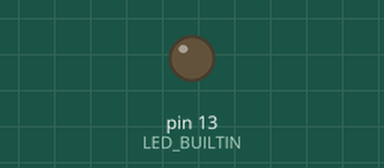
This sketch was run on a simulated Arduino Uno, built with avr-gcc and run on an emulated ATmega328P. Parts: output pins drawn as LEDs (lit = HIGH).

Above: at 0.5 s.
At 5.0 s:
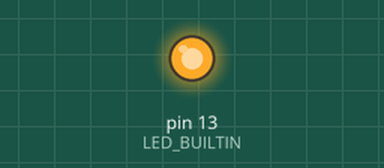
Timing chart, 0 to 6.9 s (numbered marks = the images above):
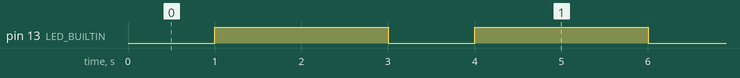

The sketch:

1_3_ESP8266_LED_Blink_With_Variables.ino
```cpp
/*
  ESP8266_LED_Blink_With_Variables - Piscar o LED Integrado no ESP8266 com Variáveis

  Este sketch faz o LED azul integrado no módulo ESP-01 piscar em um padrão específico usando variáveis para controlar os tempos de ligar e desligar.
  O LED azul no módulo ESP-01 está conectado ao GPIO1, que também é o pino TXD.
  Nota: Não podemos usar Serial.print() ao mesmo tempo que utilizamos o LED integrado.
*/

// Declaração das variáveis para controlar os tempos de ligar e desligar o LED
int ledOnTime = 1000;  // Tempo em milissegundos que o LED permanece ligado
int ledOffTime = 2000; // Tempo em milissegundos que o LED permanece desligado

void setup() {
  // Configura o pino do LED integrado como uma saída
  pinMode(LED_BUILTIN, OUTPUT);

  // Mensagem opcional para debug, inicializa a comunicação serial (descomentar se necessário)
  // Serial.begin(115200);
  // Serial.println("Inicialização completa. O ESP8266 está pronto para piscar o LED com variáveis!");
}

void loop() {
  // Liga o LED (LOW é o nível de tensão, mas o LED está ligado, pois é ativo em nível baixo)
  digitalWrite(LED_BUILTIN, LOW);

  // Espera pelo tempo definido na variável ledOnTime
  delay(ledOnTime);

  // Desliga o LED (HIGH é o nível de tensão, o LED está desligado)
  digitalWrite(LED_BUILTIN, HIGH);

  // Espera pelo tempo definido na variável ledOffTime
  delay(ledOffTime);
}
```

Measured:
- by itself, pin 13 (LED_BUILTIN): alternates HIGH for 2.0 s and LOW for 1.0 s
